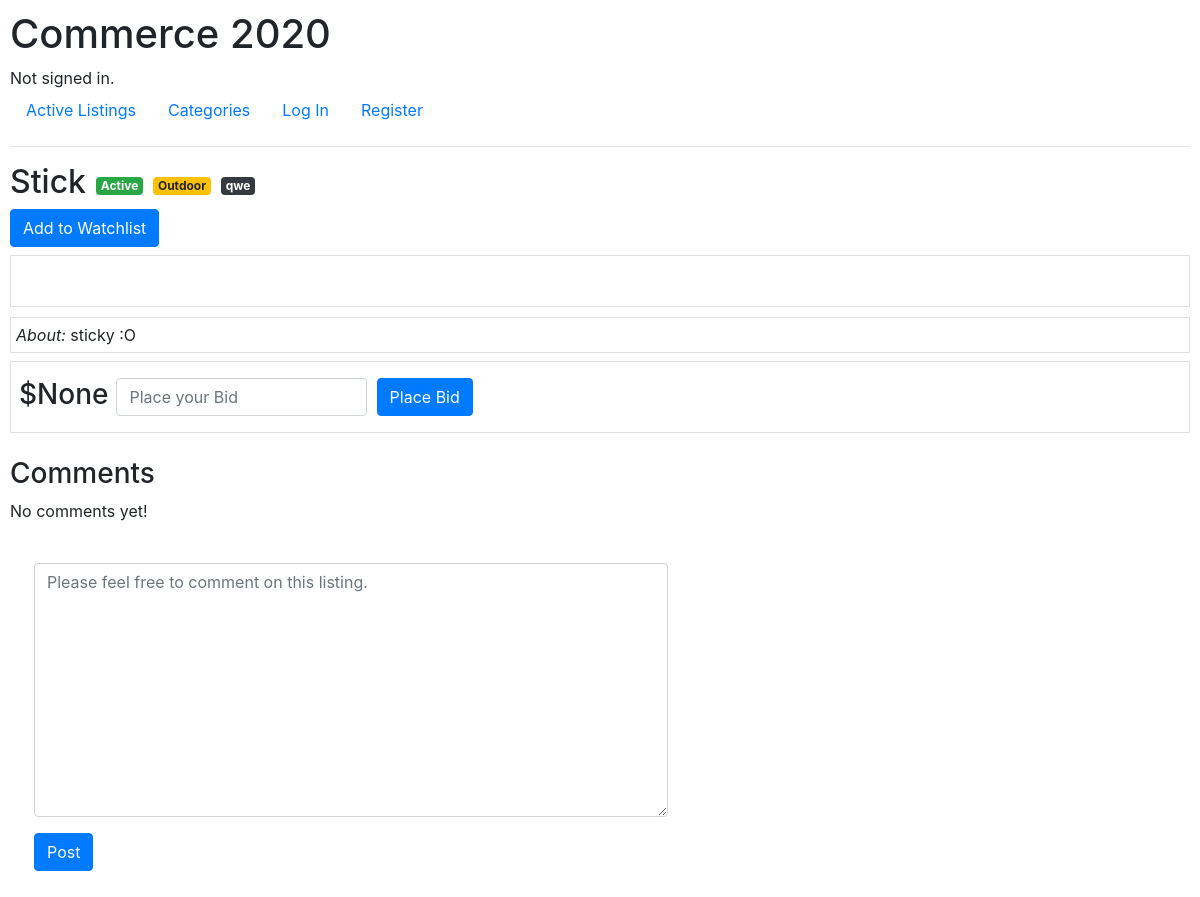
Before: /listings/2 with the older database file.
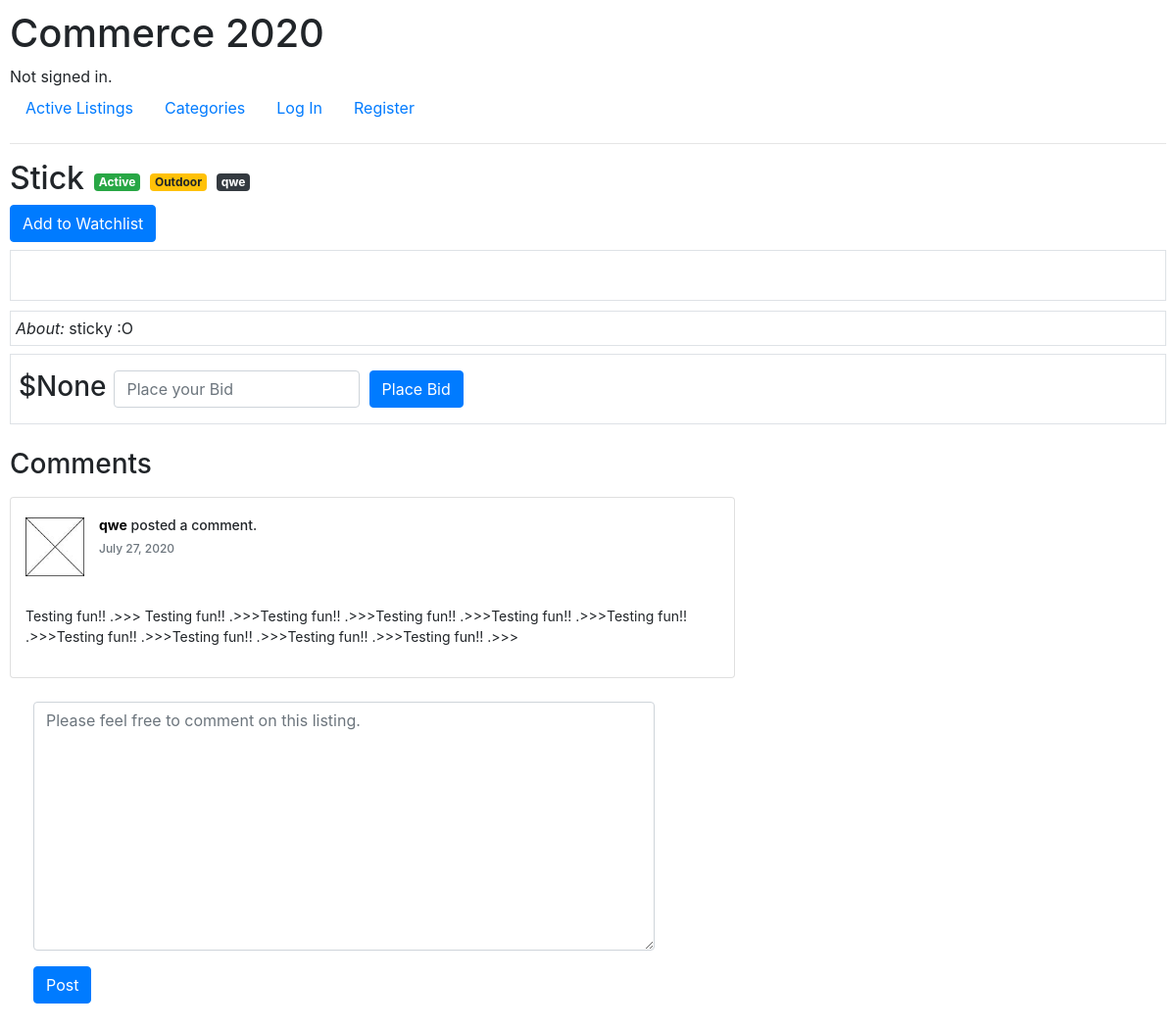
After: the same page with the newer database file.
### auctions/models.py (models this page shows, shortened)
class Listing(models.Model):
    title = models.CharField(max_length=64, unique=True)
    description = models.CharField(max_length=512)
    imgurl = models.CharField(max_length=128)
    start_price = models.DecimalField(max_digits=12, decimal_places=2)
    closed = models.BooleanField(default=False, editable=False)
    bids = models.ManyToManyField('Bid', blank=True, related_name='listing_bids')
    user = models.ForeignKey(User, on_delete=models.CASCADE, null=True)
    category = models.ForeignKey(Category, on_delete=models.CASCADE)

class Category(models.Model):
    category = models.CharField(max_length=64)
    def __str__(self):
        return f"{self.category}"

class User(AbstractUser):
    def __str__(self):
        return f"{self.username}"

class Comment(models.Model):
    user = models.ForeignKey(User, on_delete=models.CASCADE, related_name="commentators")
    listing = models.ForeignKey(Listing, on_delete=models.CASCADE, related_name="commented")
    comment = models.CharField(max_length=1024)
    date_created = models.DateField(blank=True, null=True, editable=False, auto_now_add=True)

### auctions/views.py (the view)
# urls.py: path("listings/<int:listing_id>", views.listings, name="listings"),
def listings(request, listing_id):
    try:
        listing = Listing.objects.get(pk=listing_id)
    except:
        return render(request, "error.html", {
            "error": "404 / Listing doesn't exist."
        })
    try:
        comments = Comment.objects.all().filter(listing__id=listing_id)
    except:
        comments = None
    try:
        watchlist_entry = Watchlist.objects.all().filter(listing__id=listing_id, user__id=request.user.id)
    except:
        watchlist_entry = None
    bid_form = BidForm()
    comment_form = CommentForm()
    context = {
    "listing": listing,
    "bid_form": bid_form,
    "comment_form": comment_form,
    "comments": comments,
    "watchlist_entry": watchlist_entry,
    }
    if request.method == "POST":
        if request.user.is_authenticated:
            if request.POST.get("form_type") == 'place_bid':
                bid_form = BidForm(request.POST)
                if bid_form.is_valid():
                    placed_bid = bid_form.cleaned_data.get('bid_price')
                    try:
                        highest_bid = Listing.objects.get(pk=listing_id).bids.last().bid_price
                    except:
                        highest_bid = 0
                    if placed_bid <= highest_bid or placed_bid <= listing.start_price:
                        bid_form.add_error("bid_price", "Your bid is too low :(")
                        context["bid_form"] = bid_form
                        return render(request, "auctions/listings.html", context)
                    listing_to_update = Listing.objects.get(pk=listing_id)
                    bid_to_add = Bid(user=request.user, listing=listing_to_update, bid_price=placed_bid)
                    bid_to_add.save()
                    listing_to_update.bids.add(bid_to_add)
                    return redirect('auctions:listings', listing_id=listing_id)
            elif request.POST.get("form_type") == "post_comment":
                    comment_form = CommentForm(request.POST)
                    if comment_form.is_valid():
                        form_tmp = comment_form.save(commit=False)
                        form_tmp.user = request.user
                        form_tmp.listing = listing
                        form_tmp.save()
                        return redirect('auctions:listings', listing_id=listing_id)
        else: # if user is not authenticated
            return redirect("auctions:login")
    elif request.method == "GET":
        return render(request, "auctions/listings.html", context)

### auctions/forms.py
class BidForm(forms.ModelForm):
    class Meta:
        model = Bid
        fields = ('bid_price',)
        widgets = {
            'bid_price': forms.NumberInput(attrs={'placeholder': 'Place your Bid'})
        }
        labels = {
            'bid_price': ""
        }

class CommentForm(forms.ModelForm):
    class Meta:
        model = Comment
        fields = ('comment',)
        widgets = {
            'comment': forms.Textarea(attrs={'placeholder': 'Please feel free to comment on this listing.'})
        }
        labels = {
            'comment': "",
        }

### auctions/context_processors.py (called while the page is built)
def get_current_year_to_context(request):
    current_datetime = datetime.datetime.now()
    return {
        'current_year': current_datetime.year
    }

def get_listings_count_to_context(request):
    return {
        "listings_count": Listing.objects.all().count()
    }

### auctions/templates/auctions/listings.html (shortened to what this page needs)
{% extends "auctions/layout.html" %}
{% load static %}
{% load crispy_forms_tags %}
{% block body %}
<div class="d-flex justify-content-start d-flex align-items-center">
    <h2>{{ listing.title }}</h2>
    {% if listing.closed %}
        <span class="badge badge-secondary listing-badge">Closed</span>
    {% else %}
        <span class="badge badge-success listing-badge">Active</span>
    {% endif %}
    <span class="badge badge-warning listing-badge">{{ listing.category }}</span>
    <span class="badge badge-dark listing-badge">{{ listing.user.username }}</span>
</div>
{% if watchlist_entry %}
    <a class="btn btn-secondary" href="{% url 'auctions:watchlist_toggle' listing.id %}">Remove from Watchlist</a>
{% else %}
    <a class="btn btn-primary" href="{% url 'auctions:watchlist_toggle' listing.id %}">Add to Watchlist</a>
{% endif %}
<div class="border mt-2">
</div>
<div class="border listing-description">
    <i>About: </i> {{ listing.description }}
</div>
<div class="d-flex justify-content-start border pt-3 mt-2">
    {% if listing.bids.last %}
    <h3 class="mt-0 mx-2">${{ listing.bids.last.bid_price }}</h3>
    {% else %}
    <h3 class="mt-0 mx-2">${{ listing.start_price }}</h3>
    {% endif %}
    <form action="{% url 'auctions:listings' listing.id %}" method="post">
        <div class="form-row">
            <div class="form-group col-sm-8 mb-0">
                {{ bid_form.bid_price|as_crispy_field }}
            </div>
            <div class="form-group col-sm-4 mb-0">
                <button type="submit" class="btn btn-primary">Place Bid</button>
            </div>
        </div>
    </form>
</div>
<div class='container mt-4 ml-0 pl-0'>
<h3>Comments</h3>
</div>
<div class="container ml-0 pl-0">
    <div class="row">
        <div class="col-8">
            {% if comments %}
                {% for comment in comments %}
                    <div class="card card-white post mt-2">
                        <div class="post-heading">
                            <div class="float-left image">
                                <img src="{% static "auctions/images/portrait.jpg" %}" class="img-circle avatar" alt="user profile image">
                            </div>
                            <div class="float-left meta">
                                <div class="title h5">
                                    <a href="#"><b>{{ comment.user.username }}</b></a>
                                    posted a comment.
                                </div>
                                <h6 class="text-muted time">{{ comment.date_created }}</h6>
                            </div>
                        </div>
                        <div class="post-description">
                            <p>{{ comment.comment }}</p>
                        </div>
                    </div>
                {% endfor %}
            {% else %}
            <p>No comments yet!</p>
            {% endif %}
        </div>
    </div>
</div>
<div class="container-fluid mt-4 ml-0 pl-4">
    <div class="row no-gutters">
        <div class="col-10">
            <form action="{% url 'auctions:listings' listing.id %}" method="post">
                <div class="form">
                    <div class="form-group col-md-8 px-0">
                        {{ comment_form.comment|as_crispy_field }}
                    </div>
                    <div class="form-group col-md-4 px-0">
                        <button type="submit" class="btn btn-primary mt-0">Post</button>
                    </div>
                </div>
            </form>
        </div>
    </div>
</div>
{% endblock %}

### auctions/templates/auctions/layout.html (shortened to what this page needs)
{% load static %}
<!DOCTYPE html>
<html lang="en">
    <head>
        <link rel="stylesheet" href="https://stackpath.bootstrapcdn.com/bootstrap/4.4.1/css/bootstrap.min.css">
        <link href="{% static 'auctions/styles.css' %}" rel="stylesheet">
    </head>
    <body>
        <h1>Commerce {{ current_year }}</h1>
        <div>
            {% if user.is_authenticated %}
                Signed in as <strong>{{ user.username }}</strong>.
            {% else %}
                Not signed in.
            {% endif %}
        </div>
        <ul class="nav">
            <li class="nav-item">
                <a class="nav-link" href="{% url 'auctions:index' %}">Active Listings</a>
            </li>
            <li>
                <a class="nav-link" href="#">Categories</a>
            </li>
            {% if user.is_authenticated %}
                <li class="nav-item">
                    <li>
                        <a class="nav-link" href="{% url 'auctions:create_listing' %}">Create Listing</a>
                    </li>
                    <li>
                        <a class="nav-link" href="#">My Listings</a>
                    </li>
                    <li>
                        <a class="nav-link" href="#">Watchlist</a>
                    </li>
                    <li>
                        <a class="nav-link" href="{% url 'auctions:logout' %}">Log Out</a>
                    </li>
                </li>
            {% else %}
                <li class="nav-item">
                    <a class="nav-link" href="{% url 'auctions:login' %}">Log In</a>
                </li>
                <li class="nav-item">
                    <a class="nav-link" href="{% url 'auctions:register' %}">Register</a>
                </li>
            {% endif %}
        </ul>
        <hr>
        {% block body %}
        {% endblock %}
    </body>
</html>

### auctions/static/auctions/styles.css (style rules this page uses)
body { padding: 10px; }
.listing-description { margin: 10px 0px 5px 0px; padding: 5px 0 5px 5px; }
.listing-badge { margin: 0 0 0 10px; }
.card-white .h5 { font-size:14px; //font-family: "Helvetica Neue",Helvetica,Arial,sans-serif; }
.card-white .time { font-size:12px; //font-family: "Helvetica Neue",Helvetica,Arial,sans-serif; }
.post .post-heading { height: 95px; padding: 20px 15px; }
.post .post-heading .avatar { width: 60px; height: 60px; display: block; margin-right: 15px; }
.post .post-heading .meta .title { margin-bottom: 0; }
.post .post-heading .meta .title a { color: black; }
.post .post-heading .meta .time { margin-top: 8px; color: #999; }
.post .post-description { padding: 15px; }
.post .post-description p { font-size: 14px; }

Changed rows visible on the page:
added Comment: user.username "qwe", date_created "July 27, 2020", comment "Testing fun!! .>>> Testing fun!! .>>>Testing fun!! .>>>Testing fun!! .>>>Testing fun!! .>>>Testing fun!! .>>>Testing fun!! .>>>Testing fun!! .>>>Testing fun!! .>>>Testing fun!! .>>>"
Other visible differences:
text no longer shown: "No comments yet!"
